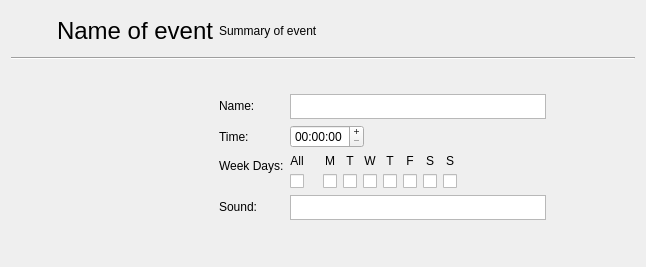
<?xml version="1.0" encoding="UTF-8"?>
<ui version="4.0">
 <class>EventRow</class>
 <widget class="QWidget" name="EventRow">
  <property name="geometry">
   <rect>
    <x>0</x>
    <y>0</y>
    <width>646</width>
    <height>267</height>
   </rect>
  </property>
  <property name="sizePolicy">
   <sizepolicy hsizetype="Fixed" vsizetype="Preferred">
    <horstretch>0</horstretch>
    <verstretch>0</verstretch>
   </sizepolicy>
  </property>
  <property name="minimumSize">
   <size>
    <width>20</width>
    <height>20</height>
   </size>
  </property>
  <property name="windowTitle">
   <string>Form</string>
  </property>
  <layout class="QVBoxLayout" name="verticalLayout_9">
   <item>
    <layout class="QHBoxLayout" name="horizontalLayout_2">
     <item>
      <widget class="QPushButton" name="btnEnable">
       <property name="sizePolicy">
        <sizepolicy hsizetype="Fixed" vsizetype="Fixed">
         <horstretch>0</horstretch>
         <verstretch>0</verstretch>
        </sizepolicy>
       </property>
       <property name="minimumSize">
        <size>
         <width>40</width>
         <height>40</height>
        </size>
       </property>
       <property name="maximumSize">
        <size>
         <width>16777215</width>
         <height>50</height>
        </size>
       </property>
       <property name="text">
        <string/>
       </property>
       <property name="icon">
        <iconset>
         <normalon>:/icons/images/icon_ok.png</normalon>
         <activeoff>:/icons/images/icon_cancel.png</activeoff>
        </iconset>
       </property>
       <property name="iconSize">
        <size>
         <width>40</width>
         <height>40</height>
        </size>
       </property>
       <property name="checkable">
        <bool>true</bool>
       </property>
       <property name="flat">
        <bool>true</bool>
       </property>
      </widget>
     </item>
     <item>
      <widget class="QLabel" name="lblName">
       <property name="sizePolicy">
        <sizepolicy hsizetype="Fixed" vsizetype="Fixed">
         <horstretch>0</horstretch>
         <verstretch>0</verstretch>
        </sizepolicy>
       </property>
       <property name="minimumSize">
        <size>
         <width>100</width>
         <height>20</height>
        </size>
       </property>
       <property name="font">
        <font>
         <pointsize>18</pointsize>
        </font>
       </property>
       <property name="text">
        <string>Name of event</string>
       </property>
      </widget>
     </item>
     <item>
      <widget class="QLabel" name="lblSummary">
       <property name="sizePolicy">
        <sizepolicy hsizetype="Preferred" vsizetype="Fixed">
         <horstretch>0</horstretch>
         <verstretch>0</verstretch>
        </sizepolicy>
       </property>
       <property name="maximumSize">
        <size>
         <width>16777215</width>
         <height>50</height>
        </size>
       </property>
       <property name="text">
        <string>Summary of event</string>
       </property>
       <property name="wordWrap">
        <bool>true</bool>
       </property>
      </widget>
     </item>
     <item>
      <widget class="QPushButton" name="btnSave">
       <property name="sizePolicy">
        <sizepolicy hsizetype="Fixed" vsizetype="Fixed">
         <horstretch>0</horstretch>
         <verstretch>0</verstretch>
        </sizepolicy>
       </property>
       <property name="minimumSize">
        <size>
         <width>40</width>
         <height>40</height>
        </size>
       </property>
       <property name="text">
        <string/>
       </property>
       <property name="icon">
        <iconset>
         <normalon>:/icons/images/icon_save.png</normalon>
        </iconset>
       </property>
       <property name="iconSize">
        <size>
         <width>40</width>
         <height>40</height>
        </size>
       </property>
       <property name="flat">
        <bool>true</bool>
       </property>
      </widget>
     </item>
     <item>
      <widget class="QPushButton" name="btnEdit">
       <property name="sizePolicy">
        <sizepolicy hsizetype="Fixed" vsizetype="Fixed">
         <horstretch>0</horstretch>
         <verstretch>0</verstretch>
        </sizepolicy>
       </property>
       <property name="minimumSize">
        <size>
         <width>40</width>
         <height>40</height>
        </size>
       </property>
       <property name="text">
        <string/>
       </property>
       <property name="icon">
        <iconset>
         <normalon>:/icons/images/icon_edit.png</normalon>
        </iconset>
       </property>
       <property name="iconSize">
        <size>
         <width>40</width>
         <height>40</height>
        </size>
       </property>
       <property name="flat">
        <bool>true</bool>
       </property>
      </widget>
     </item>
    </layout>
   </item>
   <item>
    <widget class="Line" name="line">
     <property name="orientation">
      <enum>Qt::Horizontal</enum>
     </property>
    </widget>
   </item>
   <item>
    <widget class="QDockWidget" name="dockWidget">
     <property name="features">
      <set>QDockWidget::NoDockWidgetFeatures</set>
     </property>
     <property name="allowedAreas">
      <set>Qt::NoDockWidgetArea</set>
     </property>
     <widget class="QWidget" name="dockWidgetContents_2">
      <layout class="QVBoxLayout" name="verticalLayout_10">
       <item>
        <layout class="QHBoxLayout" name="horizontalLayout">
         <item>
          <spacer name="horizontalSpacer_2">
           <property name="orientation">
            <enum>Qt::Horizontal</enum>
           </property>
           <property name="sizeType">
            <enum>QSizePolicy::Expanding</enum>
           </property>
           <property name="sizeHint" stdset="0">
            <size>
             <width>128</width>
             <height>20</height>
            </size>
           </property>
          </spacer>
         </item>
         <item>
          <layout class="QFormLayout" name="formLayout">
           <item row="0" column="0">
            <widget class="QLabel" name="lblNameForm">
             <property name="sizePolicy">
              <sizepolicy hsizetype="Fixed" vsizetype="Minimum">
               <horstretch>0</horstretch>
               <verstretch>0</verstretch>
              </sizepolicy>
             </property>
             <property name="text">
              <string>Name:</string>
             </property>
            </widget>
           </item>
           <item row="0" column="1">
            <widget class="QTextEdit" name="edtName">
             <property name="sizePolicy">
              <sizepolicy hsizetype="Fixed" vsizetype="Fixed">
               <horstretch>0</horstretch>
               <verstretch>0</verstretch>
              </sizepolicy>
             </property>
             <property name="minimumSize">
              <size>
               <width>100</width>
               <height>25</height>
              </size>
             </property>
             <property name="maximumSize">
              <size>
               <width>16777215</width>
               <height>25</height>
              </size>
             </property>
            </widget>
           </item>
           <item row="1" column="0">
            <widget class="QLabel" name="lblTime">
             <property name="text">
              <string>Time:</string>
             </property>
            </widget>
           </item>
           <item row="1" column="1">
            <widget class="QTimeEdit" name="time">
             <property name="enabled">
              <bool>true</bool>
             </property>
             <property name="sizePolicy">
              <sizepolicy hsizetype="Fixed" vsizetype="Preferred">
               <horstretch>0</horstretch>
               <verstretch>0</verstretch>
              </sizepolicy>
             </property>
             <property name="buttonSymbols">
              <enum>QAbstractSpinBox::PlusMinus</enum>
             </property>
            </widget>
           </item>
           <item row="2" column="0">
            <widget class="QLabel" name="lblWeekDays">
             <property name="sizePolicy">
              <sizepolicy hsizetype="Minimum" vsizetype="Minimum">
               <horstretch>0</horstretch>
               <verstretch>0</verstretch>
              </sizepolicy>
             </property>
             <property name="text">
              <string>Week Days:</string>
             </property>
            </widget>
           </item>
           <item row="2" column="1">
            <layout class="QHBoxLayout" name="daysLayout">
             <item>
              <layout class="QVBoxLayout" name="verticalLayout_8">
               <item>
                <widget class="QLabel" name="label_9">
                 <property name="sizePolicy">
                  <sizepolicy hsizetype="Minimum" vsizetype="Minimum">
                   <horstretch>0</horstretch>
                   <verstretch>0</verstretch>
                  </sizepolicy>
                 </property>
                 <property name="text">
                  <string>All</string>
                 </property>
                 <property name="alignment">
                  <set>Qt::AlignCenter</set>
                 </property>
                </widget>
               </item>
               <item>
                <widget class="QCheckBox" name="chkAllDays">
                 <property name="text">
                  <string/>
                 </property>
                 <property name="tristate">
                  <bool>true</bool>
                 </property>
                </widget>
               </item>
              </layout>
             </item>
             <item>
              <spacer name="horizontalSpacer">
               <property name="orientation">
                <enum>Qt::Horizontal</enum>
               </property>
               <property name="sizeType">
                <enum>QSizePolicy::Fixed</enum>
               </property>
               <property name="sizeHint" stdset="0">
                <size>
                 <width>13</width>
                 <height>20</height>
                </size>
               </property>
              </spacer>
             </item>
             <item>
              <layout class="QVBoxLayout" name="verticalLayout">
               <item>
                <widget class="QLabel" name="label_2">
                 <property name="sizePolicy">
                  <sizepolicy hsizetype="Minimum" vsizetype="Minimum">
                   <horstretch>0</horstretch>
                   <verstretch>0</verstretch>
                  </sizepolicy>
                 </property>
                 <property name="text">
                  <string>M</string>
                 </property>
                 <property name="alignment">
                  <set>Qt::AlignCenter</set>
                 </property>
                </widget>
               </item>
               <item>
                <widget class="QCheckBox" name="chkMonday">
                 <property name="text">
                  <string/>
                 </property>
                </widget>
               </item>
              </layout>
             </item>
             <item>
              <layout class="QVBoxLayout" name="verticalLayout_2">
               <item>
                <widget class="QLabel" name="label_3">
                 <property name="sizePolicy">
                  <sizepolicy hsizetype="Minimum" vsizetype="Minimum">
                   <horstretch>0</horstretch>
                   <verstretch>0</verstretch>
                  </sizepolicy>
                 </property>
                 <property name="text">
                  <string>T</string>
                 </property>
                 <property name="alignment">
                  <set>Qt::AlignCenter</set>
                 </property>
                </widget>
               </item>
               <item>
                <widget class="QCheckBox" name="chkTuesday">
                 <property name="text">
                  <string/>
                 </property>
                </widget>
               </item>
              </layout>
             </item>
             <item>
              <layout class="QVBoxLayout" name="verticalLayout_3">
               <item>
                <widget class="QLabel" name="label_4">
                 <property name="sizePolicy">
                  <sizepolicy hsizetype="Minimum" vsizetype="Minimum">
                   <horstretch>0</horstretch>
                   <verstretch>0</verstretch>
                  </sizepolicy>
                 </property>
                 <property name="text">
                  <string>W</string>
                 </property>
                 <property name="alignment">
                  <set>Qt::AlignCenter</set>
                 </property>
                </widget>
               </item>
               <item>
                <widget class="QCheckBox" name="chkWednesday">
                 <property name="text">
                  <string/>
                 </property>
                </widget>
               </item>
              </layout>
             </item>
             <item>
              <layout class="QVBoxLayout" name="verticalLayout_4">
               <item>
                <widget class="QLabel" name="label_5">
                 <property name="sizePolicy">
                  <sizepolicy hsizetype="Minimum" vsizetype="Minimum">
                   <horstretch>0</horstretch>
                   <verstretch>0</verstretch>
                  </sizepolicy>
                 </property>
                 <property name="text">
                  <string>T</string>
                 </property>
                 <property name="alignment">
                  <set>Qt::AlignCenter</set>
                 </property>
                </widget>
               </item>
               <item>
                <widget class="QCheckBox" name="chkThursday">
                 <property name="text">
                  <string/>
                 </property>
                </widget>
               </item>
              </layout>
             </item>
             <item>
              <layout class="QVBoxLayout" name="verticalLayout_5">
               <item>
                <widget class="QLabel" name="label_6">
                 <property name="sizePolicy">
                  <sizepolicy hsizetype="Minimum" vsizetype="Minimum">
                   <horstretch>0</horstretch>
                   <verstretch>0</verstretch>
                  </sizepolicy>
                 </property>
                 <property name="text">
                  <string>F</string>
                 </property>
                 <property name="alignment">
                  <set>Qt::AlignCenter</set>
                 </property>
                </widget>
               </item>
               <item>
                <widget class="QCheckBox" name="chkFriday">
                 <property name="text">
                  <string/>
                 </property>
                </widget>
               </item>
              </layout>
             </item>
             <item>
              <layout class="QVBoxLayout" name="verticalLayout_6">
               <item>
                <widget class="QLabel" name="label_7">
                 <property name="sizePolicy">
                  <sizepolicy hsizetype="Minimum" vsizetype="Minimum">
                   <horstretch>0</horstretch>
                   <verstretch>0</verstretch>
                  </sizepolicy>
                 </property>
                 <property name="text">
                  <string>S</string>
                 </property>
                 <property name="alignment">
                  <set>Qt::AlignCenter</set>
                 </property>
                </widget>
               </item>
               <item>
                <widget class="QCheckBox" name="chkSaturday">
                 <property name="text">
                  <string/>
                 </property>
                </widget>
               </item>
              </layout>
             </item>
             <item>
              <layout class="QVBoxLayout" name="verticalLayout_7">
               <item>
                <widget class="QLabel" name="label_8">
                 <property name="sizePolicy">
                  <sizepolicy hsizetype="Minimum" vsizetype="Minimum">
                   <horstretch>0</horstretch>
                   <verstretch>0</verstretch>
                  </sizepolicy>
                 </property>
                 <property name="text">
                  <string>S</string>
                 </property>
                 <property name="alignment">
                  <set>Qt::AlignCenter</set>
                 </property>
                </widget>
               </item>
               <item>
                <widget class="QCheckBox" name="chkSunday">
                 <property name="text">
                  <string/>
                 </property>
                </widget>
               </item>
              </layout>
             </item>
             <item>
              <spacer name="horizontalSpacer_3">
               <property name="orientation">
                <enum>Qt::Horizontal</enum>
               </property>
               <property name="sizeHint" stdset="0">
                <size>
                 <width>40</width>
                 <height>20</height>
                </size>
               </property>
              </spacer>
             </item>
            </layout>
           </item>
           <item row="3" column="0">
            <widget class="QLabel" name="lblSound">
             <property name="text">
              <string>Sound:</string>
             </property>
            </widget>
           </item>
           <item row="3" column="1">
            <layout class="QHBoxLayout" name="horizontalLayout_3">
             <property name="spacing">
              <number>0</number>
             </property>
             <item>
              <widget class="QTextEdit" name="edtSound">
               <property name="sizePolicy">
                <sizepolicy hsizetype="Fixed" vsizetype="Fixed">
                 <horstretch>0</horstretch>
                 <verstretch>0</verstretch>
                </sizepolicy>
               </property>
               <property name="maximumSize">
                <size>
                 <width>16777215</width>
                 <height>25</height>
                </size>
               </property>
              </widget>
             </item>
             <item>
              <widget class="QPushButton" name="btnBrowseSound">
               <property name="sizePolicy">
                <sizepolicy hsizetype="Minimum" vsizetype="Fixed">
                 <horstretch>0</horstretch>
                 <verstretch>0</verstretch>
                </sizepolicy>
               </property>
               <property name="text">
                <string/>
               </property>
               <property name="icon">
                <iconset>
                 <normalon>:/icons/images/icon_folder.png</normalon>
                </iconset>
               </property>
               <property name="iconSize">
                <size>
                 <width>30</width>
                 <height>30</height>
                </size>
               </property>
               <property name="flat">
                <bool>true</bool>
               </property>
              </widget>
             </item>
             <item>
              <spacer name="horizontalSpacer_4">
               <property name="orientation">
                <enum>Qt::Horizontal</enum>
               </property>
               <property name="sizeHint" stdset="0">
                <size>
                 <width>40</width>
                 <height>20</height>
                </size>
               </property>
              </spacer>
             </item>
            </layout>
           </item>
          </layout>
         </item>
        </layout>
       </item>
      </layout>
     </widget>
    </widget>
   </item>
  </layout>
 </widget>
 <resources/>
 <connections/>
</ui>
